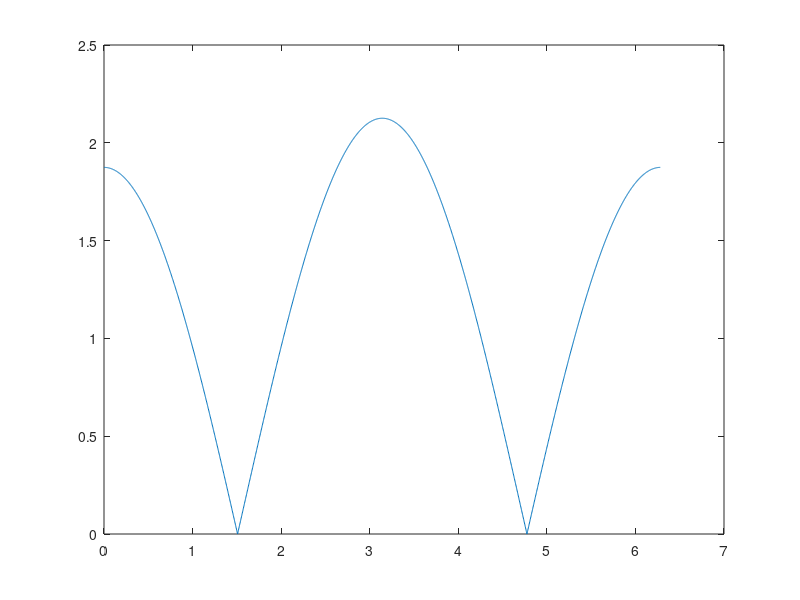
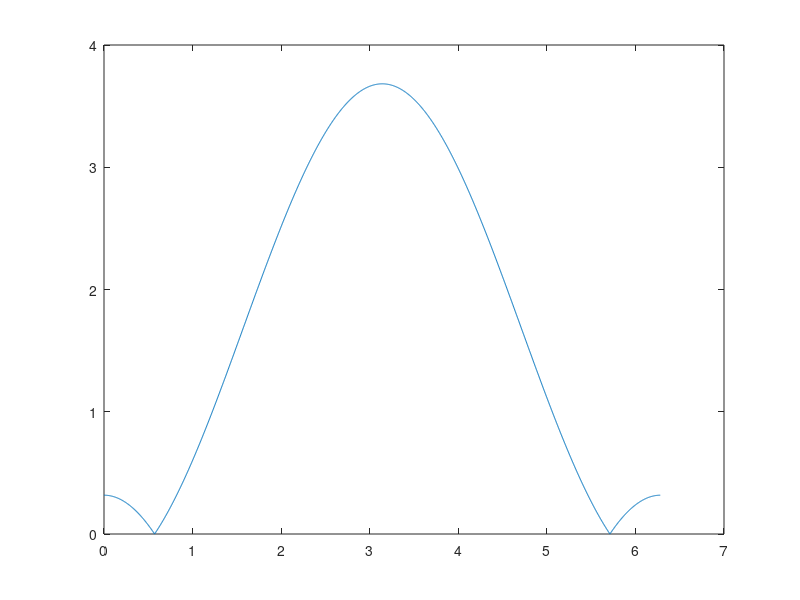
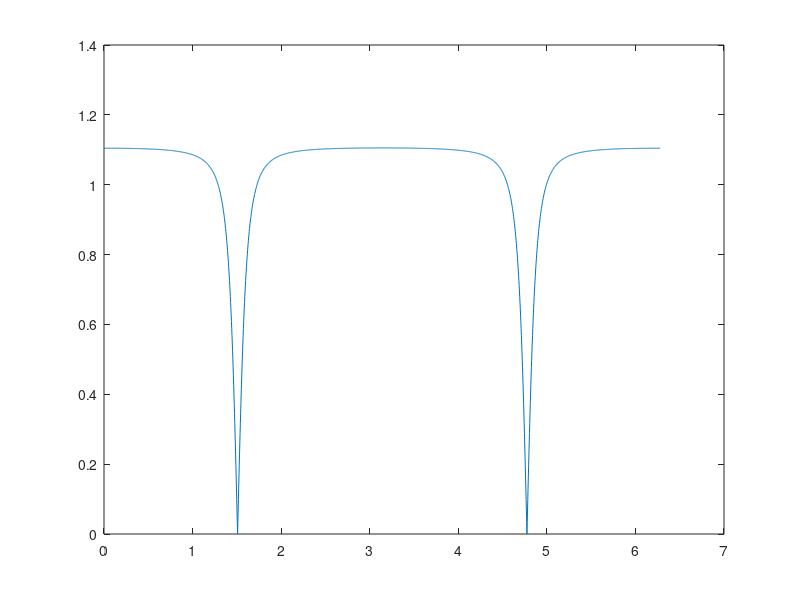
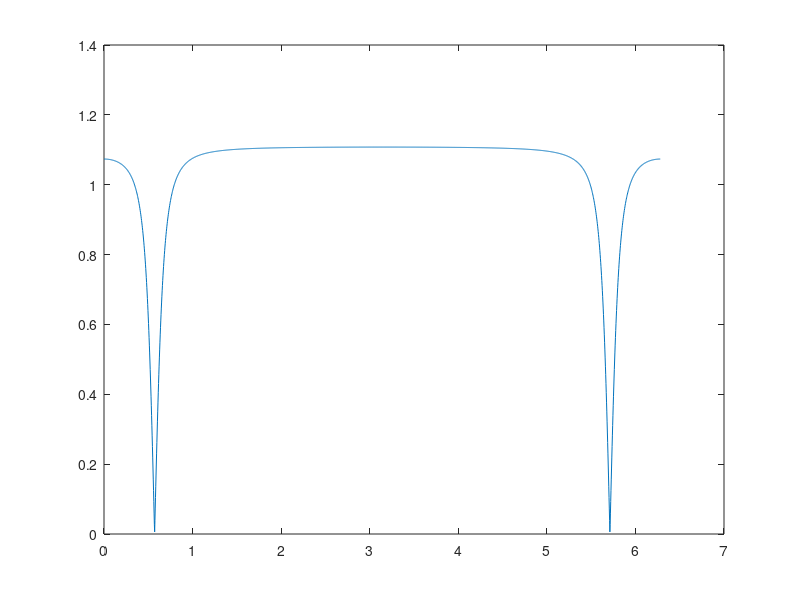

MATLAB code for these plots, in order:

Fs=50;
w0=(12*2*pi)/Fs;
p=0.9;
a=[1 -2*p*cos(w0) p^2];

figure(1);
b=[1 -2*cos(w0) 1];
[H,W]=freqz(b,1,2000,'whole');
plot(W,abs(H));


Fs1=11000;
w1=(1000*2*pi)/Fs1;
b1=[1 -2*cos(w1) 1];
figure(2)
[H2,W2]=freqz(b1,1,2000,'whole');
plot(W2,abs(H2));

figure(3);
[H3,W3]=freqz(b,a,2000,'whole');
plot(W3,abs(H3));

a1=[1 -2*p*cos(w1) p^2];
figure(4);
[H4,W4]=freqz(b1,a1,2000,'whole');
plot(W4,abs(H4));
